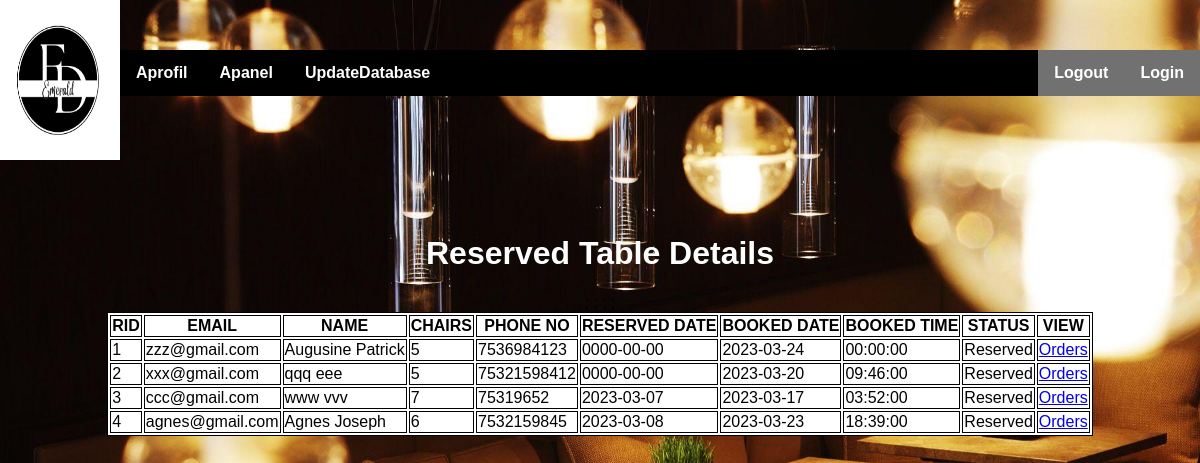
Page /Admin/reservation.php (signed in) on the committed database.
### tables this page shows
CREATE TABLE `reservation` (
  `rid` int(11) NOT NULL,
  `email` varchar(110) NOT NULL,
  `fname` varchar(55) NOT NULL,
  `lname` varchar(55) NOT NULL,
  `no_chair` int(11) NOT NULL,
  `phone1` bigint(20) NOT NULL,
  `rdate` date NOT NULL DEFAULT current_timestamp(),
  `btime` time NOT NULL,
  `bdate` date NOT NULL,
  `r_action` varchar(20) NOT NULL
);

### Admin/reservation.php (the view, shortened to what this page needs)
<!DOCTYPE html>
<html>
<head>
            <link rel="stylesheet" href="main1.css">
   </head>
   <body><header>
               <img src="logo.jpeg" width="10%" height="20%" >
               <ul class="nav">
                    <li><a href="aprofil.php" >Aprofil</a></li>
                    <li><a href="apanel.php" >Apanel</a>
                    <li><a href="updatedatabase.php" >UpdateDatabase</a></li>
                    <li style="float:right"><a href="login.html" class="active">Login</a></li>
                    <li style="float:right"><a href="logout.php" class="active">Logout</a></li>
                </ul>
               </header>
    <center><br><br><br>
    <h1>
        Reserved Table Details</h1>
                                <table >
                                    <thead>
                                        <tr>
                                           <th>RID</th>
                                            <th>EMAIL</th>
											<th>NAME</th>
                                            <th>CHAIRS</th>
											<th>PHONE NO</th>
                                            <th>RESERVED DATE</th>
                                            <th>BOOKED DATE</th>
											<th>BOOKED TIME</th>
                                            <th>STATUS</th>
                                            <th>VIEW</th>
                                        </tr>
                                    </thead>
                                    <tbody>
								<?php
require("db.php");
                $sql = "select * from reservation";
                $result = mysqli_query($con, $sql);
                if(mysqli_num_rows($result)>0)
                {
                                while($row = mysqli_fetch_assoc($result))
                                {
                                    echo "<tr>";
                                        ?>
                                        <?php
                                        echo "<td>";
                                        echo $row["rid"];
                                        echo "</td>";
                                        echo "<td>";
                                            echo $row["email"];
                                        echo "</td>";
                                        echo "<td>";
                                            echo $row["fname"]." ";
                                            echo $row["lname"];
                                        echo "</td>";
                                        echo "<td>";
                                        echo $row["no_chair"];
                                        echo "</td>";
                                        echo "<td>";
                                            echo $row["phone1"];
                                        echo "</td>";
                                        echo "<td>";
                                        echo $row["rdate"];
                                    echo "</td>";
                                    echo "<td>";
                                        echo $row["bdate"];
                                    echo "</td>";
                                    echo "<td>";
                                        echo $row["btime"];
                                    echo "</td>";
                                        echo "<td>";
                                        echo $row["r_action"];
                                        echo "</td>";
                                        ?><td>
                                        <a href="v_cartr.php?view=<?php echo $row["email"]. $row["rdate"];?>">Orders</a>
                                        </td>;
                                        <?php
                                    echo "</tr>";
                                }
                            echo "</table>";
                }
                else
                {
                    echo "There is no admin yet.";
                }
            ?>
            </center>
</body>
</html>

### Admin/main1.css (style rules this page uses)
.nav { margin-top:50; }
ul { list-style-type: none; margin: 0; padding: 0; overflow: hidden; background-color:black; width:90%; float: right; }
li { float: left; position: sticky; position: -webkit-sticky; display: inline; }
li a { display:block; color: white; text-align: center; padding: 14px 16px; text-decoration: none; font-weight:900; }
.active { background-color: #86de47; float:right; }
* { box-sizing: border-box }
body { font-family: Verdana, sans-serif; margin:0; background-image:url(3.jpeg); background-repeat: no-repeat; background-size: cover; }
img { vertical-align: middle; }
.active, .dot:hover { background-color: #717171; }

### Admin/reservation.php (style rules this page uses)
body,html { height: 100%; }
h1 { color: #ffffff; }
td,th,table { border: 1px solid; border-color: black; background-color:white }

### rows in the picture
reservation: rid "1", email "zzz@gmail.com", fname "Augusine", lname "Patrick", no_chair "5", phone1 "7536984123", rdate "0000-00-00", bdate "2023-03-24", btime "00:00:00", r_action "Reserved"
reservation: rid "2", email "xxx@gmail.com", fname "qqq", lname "eee", no_chair "5", phone1 "75321598412", rdate "0000-00-00", bdate "2023-03-20", btime "09:46:00", r_action "Reserved"
reservation: rid "3", email "ccc@gmail.com", fname "www", lname "vvv", no_chair "7", phone1 "75319652", rdate "2023-03-07", bdate "2023-03-17", btime "03:52:00", r_action "Reserved"
reservation: rid "4", email "agnes@gmail.com", fname "Agnes", lname "Joseph", no_chair "6", phone1 "7532159845", rdate "2023-03-08", bdate "2023-03-23", btime "18:39:00", r_action "Reserved"
